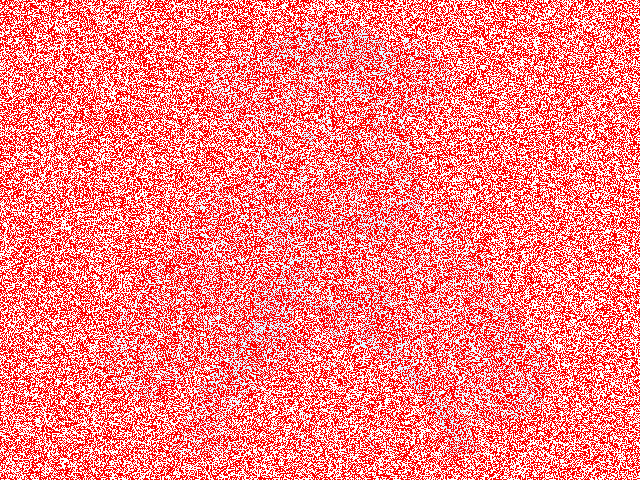
#> input picture W2D1/clue.bmp, 640 x 480 px, found by its file name
$ python Lab8.py
#> lines starting #> are read from the running program, lines starting #| are printed output that depends on the picture
#> in open_image, image is the input picture: PIL image 640x480 RGB; mean R, G, B 251.6, 125.8, 127.2
#| (640, 480) = 307200 total pixels.
'''
Created on Oct 25, 2011
Modified on Oct 31, 2012
Modified on Mar 4, 2017 by Susan Rodger

@author: rcd, alexandrudutu, ola
'''
from PIL import Image

# alternatively, try the line below
#import Image    # standard python image library


def apply_filter(image, filter):
    '''
    Create and return a NEW image, based on a
    transform of each pixel in the given image using the given filter
    image is an open Image object
    filter is a function to apply to each pixel in image
    return new image, same size, to which filter has been applied to each pixel of image
    '''
    pixels = [ filter(p) for p in image.getdata() ]
#> pixels = 307200 items
    nim = Image.new("RGB",image.size)
#> nim: PIL image 640x480 RGB; every value is 0
    nim.putdata(pixels)
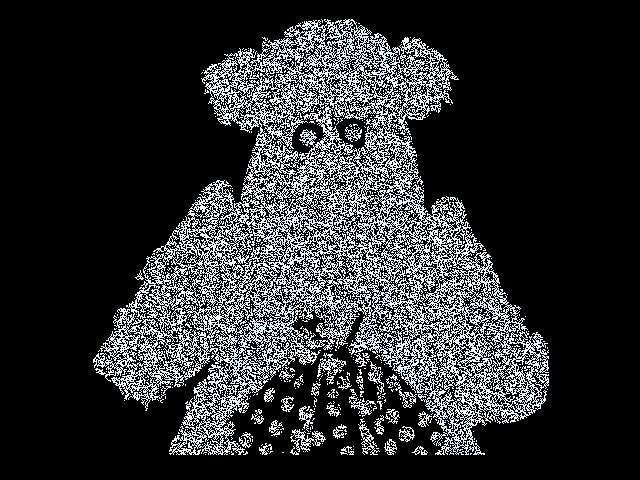
#> nim: PIL image 640x480 RGB; mean R, G, B 44.4, 46.4, 47.8
    return nim

def open_image(filename):
    '''
    opens the given image and converts it to RGB format
    returns a default image if the given one cannot be opened
    filename is the name of a PNG, JPG, or GIF image file
    '''
    image = Image.open(filename)
    if image == None:
        print("Specified input file " + filename + " cannot be opened.")
        return Image.new("RGB", (400, 400))
    else:
        print(str(image.size) + " = " + str(len(image.getdata())) + " total pixels.")
        return image.convert("RGB")


'''
During this lab a pixel is a tuple of 3 values (R, G, B)
representing the red, green, and blue components of a color
that each range from [0-255] inclusive.
The filter functions:
    - take one pixel as an argument,
    - modify the channels of the pixel and
    - return the transformed pixel
'''
# [106 lines left out: functions identity, invert, darken, brighten, gray_scale, posterize and 3 more, not called in this run]


def denoise3(pixel):
    '''
    take noise out of a pixel
    '''
    r,g,b = pixel
    if r == 255:
        r = 0
        g = 0
        b = 0
    return (r,g,b)


def load_and_go(fname,filterfunc):
    image = open_image(fname)
    nimage = apply_filter(image,filterfunc)
    image.show()
    nimage.show()
    '''
    processedImage.jpg is the name of the file
    the image is saved in. The first time you do
    this you may have to refresh to see it.
    '''
    nimage.save("processedImage.jpg")


if __name__ == "__main__":
    ''' Change the name of the file and the function
        to apply to the file in the line below
    '''
    input_file = "C:\\Users\\train916\\Desktop\\DukeTIP 2018\\Week 2\\W2D1\\clue.bmp"
    load_and_go(input_file, denoise3)
